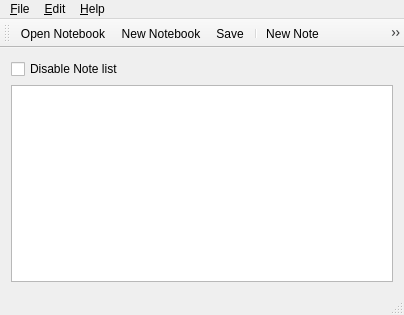
<?xml version="1.0" encoding="UTF-8"?>
<ui version="4.0">
 <class>MainWindow</class>
 <widget class="QMainWindow" name="MainWindow">
  <property name="geometry">
   <rect>
    <x>0</x>
    <y>0</y>
    <width>400</width>
    <height>315</height>
   </rect>
  </property>
  <property name="windowTitle">
   <string>Toynote</string>
  </property>
  <property name="windowIcon">
   <iconset resource="resources.qrc">
    <normaloff>:/icons/appicon.svg</normaloff>:/icons/appicon.svg</iconset>
  </property>
  <property name="toolButtonStyle">
   <enum>Qt::ToolButtonIconOnly</enum>
  </property>
  <property name="documentMode">
   <bool>false</bool>
  </property>
  <property name="tabShape">
   <enum>QTabWidget::Rounded</enum>
  </property>
  <widget class="QWidget" name="centralWidget">
   <property name="enabled">
    <bool>true</bool>
   </property>
   <layout class="QGridLayout" name="gridLayout">
    <item row="3" column="0">
     <widget class="QTableView" name="notesView">
      <property name="enabled">
       <bool>true</bool>
      </property>
      <property name="minimumSize">
       <size>
        <width>382</width>
        <height>0</height>
       </size>
      </property>
      <property name="mouseTracking">
       <bool>false</bool>
      </property>
      <property name="autoFillBackground">
       <bool>false</bool>
      </property>
      <property name="frameShape">
       <enum>QFrame::StyledPanel</enum>
      </property>
      <property name="frameShadow">
       <enum>QFrame::Sunken</enum>
      </property>
      <property name="lineWidth">
       <number>3</number>
      </property>
      <property name="midLineWidth">
       <number>1</number>
      </property>
      <property name="sizeAdjustPolicy">
       <enum>QAbstractScrollArea::AdjustIgnored</enum>
      </property>
      <property name="dragEnabled">
       <bool>true</bool>
      </property>
      <property name="selectionBehavior">
       <enum>QAbstractItemView::SelectRows</enum>
      </property>
      <property name="gridStyle">
       <enum>Qt::DashLine</enum>
      </property>
     </widget>
    </item>
    <item row="0" column="0" alignment="Qt::AlignLeft|Qt::AlignTop">
     <widget class="QCheckBox" name="checkBox">
      <property name="enabled">
       <bool>true</bool>
      </property>
      <property name="text">
       <string>Disable Note list</string>
      </property>
     </widget>
    </item>
   </layout>
  </widget>
  <widget class="QMenuBar" name="menuBar">
   <property name="geometry">
    <rect>
     <x>0</x>
     <y>0</y>
     <width>400</width>
     <height>23</height>
    </rect>
   </property>
   <widget class="QMenu" name="menuFile">
    <property name="title">
     <string>&amp;File</string>
    </property>
    <addaction name="actionNew_Notebook"/>
    <addaction name="actionOpen_Notebook"/>
    <addaction name="separator"/>
    <addaction name="actionSave"/>
    <addaction name="actionSave_As"/>
    <addaction name="actionSave_As_Text"/>
    <addaction name="separator"/>
    <addaction name="actionCloseNotebook"/>
    <addaction name="separator"/>
    <addaction name="actionExit"/>
   </widget>
   <widget class="QMenu" name="menuHelp">
    <property name="title">
     <string>&amp;Help</string>
    </property>
    <addaction name="actionAbout"/>
    <addaction name="actionAbout_Qt"/>
    <addaction name="separator"/>
    <addaction name="actionVisit_eCourses"/>
    <addaction name="actionLottery"/>
   </widget>
   <widget class="QMenu" name="menuEdit">
    <property name="title">
     <string>&amp;Edit</string>
    </property>
   </widget>
   <addaction name="menuFile"/>
   <addaction name="menuEdit"/>
   <addaction name="menuHelp"/>
  </widget>
  <widget class="QToolBar" name="mainToolBar">
   <property name="allowedAreas">
    <set>Qt::AllToolBarAreas</set>
   </property>
   <property name="orientation">
    <enum>Qt::Horizontal</enum>
   </property>
   <attribute name="toolBarArea">
    <enum>TopToolBarArea</enum>
   </attribute>
   <attribute name="toolBarBreak">
    <bool>false</bool>
   </attribute>
   <addaction name="actionOpen_Notebook"/>
   <addaction name="actionNew_Notebook"/>
   <addaction name="actionSave"/>
   <addaction name="separator"/>
   <addaction name="actionNew_Note"/>
   <addaction name="actionDelete_Notes"/>
  </widget>
  <widget class="QStatusBar" name="statusBar"/>
  <action name="actionNew_Notebook">
   <property name="icon">
    <iconset resource="resources.qrc">
     <normaloff>:/icons/Notebook-new.svg</normaloff>:/icons/Notebook-new.svg</iconset>
   </property>
   <property name="text">
    <string>&amp;New Notebook</string>
   </property>
   <property name="toolTip">
    <string>Create a new notebook</string>
   </property>
   <property name="shortcut">
    <string>Ctrl+N</string>
   </property>
  </action>
  <action name="actionNew_Note">
   <property name="enabled">
    <bool>true</bool>
   </property>
   <property name="icon">
    <iconset resource="resources.qrc">
     <normaloff>:/icons/Note-add.svg</normaloff>:/icons/Note-add.svg</iconset>
   </property>
   <property name="text">
    <string>New Note</string>
   </property>
   <property name="toolTip">
    <string>Add a new note</string>
   </property>
   <property name="shortcut">
    <string>Ins</string>
   </property>
  </action>
  <action name="actionDelete_Notes">
   <property name="icon">
    <iconset resource="resources.qrc">
     <normaloff>:/icons/Note-remove.svg</normaloff>:/icons/Note-remove.svg</iconset>
   </property>
   <property name="text">
    <string>Delete Notes</string>
   </property>
   <property name="toolTip">
    <string>Delete the selected note(s)</string>
   </property>
   <property name="shortcut">
    <string>Del</string>
   </property>
  </action>
  <action name="actionAbout">
   <property name="icon">
    <iconset resource="resources.qrc">
     <normaloff>:/icons/about.svg</normaloff>:/icons/about.svg</iconset>
   </property>
   <property name="text">
    <string>&amp;About Toynote</string>
   </property>
   <property name="shortcut">
    <string>F1</string>
   </property>
  </action>
  <action name="actionSave">
   <property name="icon">
    <iconset resource="resources.qrc">
     <normaloff>:/icons/Notebook-save.svg</normaloff>:/icons/Notebook-save.svg</iconset>
   </property>
   <property name="text">
    <string>&amp;Save</string>
   </property>
   <property name="toolTip">
    <string>Save the notebook</string>
   </property>
   <property name="shortcut">
    <string>Ctrl+S</string>
   </property>
  </action>
  <action name="actionOpen_Notebook">
   <property name="icon">
    <iconset resource="resources.qrc">
     <normaloff>:/icons/Notebook-open.svg</normaloff>:/icons/Notebook-open.svg</iconset>
   </property>
   <property name="text">
    <string>&amp;Open Notebook</string>
   </property>
   <property name="toolTip">
    <string>Open a notebook</string>
   </property>
   <property name="shortcut">
    <string>Ctrl+O</string>
   </property>
  </action>
  <action name="actionCloseNotebook">
   <property name="text">
    <string>&amp;Close</string>
   </property>
   <property name="toolTip">
    <string>Close the notebook</string>
   </property>
   <property name="shortcut">
    <string>Ctrl+C</string>
   </property>
  </action>
  <action name="actionSave_As">
   <property name="icon">
    <iconset resource="resources.qrc">
     <normaloff>:/icons/Notebook-save-as.svg</normaloff>:/icons/Notebook-save-as.svg</iconset>
   </property>
   <property name="text">
    <string>Sa&amp;ve As</string>
   </property>
   <property name="toolTip">
    <string>Save the notebook to a chosen file</string>
   </property>
   <property name="shortcut">
    <string>Ctrl+Shift+S</string>
   </property>
  </action>
  <action name="actionSave_As_Text">
   <property name="icon">
    <iconset resource="resources.qrc">
     <normaloff>:/icons/Notebook-save-as.svg</normaloff>:/icons/Notebook-save-as.svg</iconset>
   </property>
   <property name="text">
    <string>Save As &amp;Text</string>
   </property>
   <property name="toolTip">
    <string>Save the notebook as text</string>
   </property>
   <property name="shortcut">
    <string>Ctrl+Alt+S</string>
   </property>
  </action>
  <action name="actionVisit_eCourses">
   <property name="icon">
    <iconset resource="resources.qrc">
     <normaloff>:/icons/web.svg</normaloff>:/icons/web.svg</iconset>
   </property>
   <property name="text">
    <string>&amp;Visit eCourses</string>
   </property>
   <property name="toolTip">
    <string>Open the eCourses web page</string>
   </property>
   <property name="shortcut">
    <string>Ctrl+E</string>
   </property>
  </action>
  <action name="actionExit">
   <property name="icon">
    <iconset resource="resources.qrc">
     <normaloff>:/icons/exit.svg</normaloff>:/icons/exit.svg</iconset>
   </property>
   <property name="text">
    <string>&amp;Exit</string>
   </property>
   <property name="shortcut">
    <string>Ctrl+Q</string>
   </property>
  </action>
  <action name="actionLottery">
   <property name="icon">
    <iconset resource="resources.qrc">
     <normaloff>:/icons/lottery.svg</normaloff>:/icons/lottery.svg</iconset>
   </property>
   <property name="text">
    <string>&amp;Lottery</string>
   </property>
   <property name="shortcut">
    <string>Ctrl+L</string>
   </property>
  </action>
  <action name="actionAbout_Qt">
   <property name="icon">
    <iconset resource="resources.qrc">
     <normaloff>:/icons/qt.svg</normaloff>:/icons/qt.svg</iconset>
   </property>
   <property name="text">
    <string>About &amp;Qt</string>
   </property>
  </action>
 </widget>
 <layoutdefault spacing="6" margin="11"/>
 <resources>
  <include location="resources.qrc"/>
 </resources>
 <connections>
  <connection>
   <sender>actionSave</sender>
   <signal>triggered()</signal>
   <receiver>MainWindow</receiver>
   <slot>saveNotebook()</slot>
   <hints>
    <hint type="sourcelabel">
     <x>-1</x>
     <y>-1</y>
    </hint>
    <hint type="destinationlabel">
     <x>199</x>
     <y>149</y>
    </hint>
   </hints>
  </connection>
  <connection>
   <sender>actionOpen_Notebook</sender>
   <signal>triggered()</signal>
   <receiver>MainWindow</receiver>
   <slot>openNotebook()</slot>
   <hints>
    <hint type="sourcelabel">
     <x>-1</x>
     <y>-1</y>
    </hint>
    <hint type="destinationlabel">
     <x>199</x>
     <y>149</y>
    </hint>
   </hints>
  </connection>
  <connection>
   <sender>actionCloseNotebook</sender>
   <signal>triggered()</signal>
   <receiver>MainWindow</receiver>
   <slot>closeNotebook()</slot>
   <hints>
    <hint type="sourcelabel">
     <x>-1</x>
     <y>-1</y>
    </hint>
    <hint type="destinationlabel">
     <x>199</x>
     <y>149</y>
    </hint>
   </hints>
  </connection>
  <connection>
   <sender>actionNew_Notebook</sender>
   <signal>triggered()</signal>
   <receiver>MainWindow</receiver>
   <slot>newNotebook()</slot>
   <hints>
    <hint type="sourcelabel">
     <x>-1</x>
     <y>-1</y>
    </hint>
    <hint type="destinationlabel">
     <x>199</x>
     <y>149</y>
    </hint>
   </hints>
  </connection>
  <connection>
   <sender>actionSave_As</sender>
   <signal>triggered()</signal>
   <receiver>MainWindow</receiver>
   <slot>saveNotebookAs()</slot>
   <hints>
    <hint type="sourcelabel">
     <x>-1</x>
     <y>-1</y>
    </hint>
    <hint type="destinationlabel">
     <x>199</x>
     <y>149</y>
    </hint>
   </hints>
  </connection>
  <connection>
   <sender>actionNew_Note</sender>
   <signal>triggered()</signal>
   <receiver>MainWindow</receiver>
   <slot>newNote()</slot>
   <hints>
    <hint type="sourcelabel">
     <x>-1</x>
     <y>-1</y>
    </hint>
    <hint type="destinationlabel">
     <x>199</x>
     <y>149</y>
    </hint>
   </hints>
  </connection>
  <connection>
   <sender>actionDelete_Notes</sender>
   <signal>triggered()</signal>
   <receiver>MainWindow</receiver>
   <slot>deleteNotes()</slot>
   <hints>
    <hint type="sourcelabel">
     <x>-1</x>
     <y>-1</y>
    </hint>
    <hint type="destinationlabel">
     <x>199</x>
     <y>149</y>
    </hint>
   </hints>
  </connection>
  <connection>
   <sender>actionVisit_eCourses</sender>
   <signal>triggered()</signal>
   <receiver>MainWindow</receiver>
   <slot>toCourses()</slot>
   <hints>
    <hint type="sourcelabel">
     <x>-1</x>
     <y>-1</y>
    </hint>
    <hint type="destinationlabel">
     <x>204</x>
     <y>152</y>
    </hint>
   </hints>
  </connection>
  <connection>
   <sender>actionExit</sender>
   <signal>triggered()</signal>
   <receiver>MainWindow</receiver>
   <slot>exit()</slot>
   <hints>
    <hint type="sourcelabel">
     <x>-1</x>
     <y>-1</y>
    </hint>
    <hint type="destinationlabel">
     <x>204</x>
     <y>152</y>
    </hint>
   </hints>
  </connection>
  <connection>
   <sender>actionLottery</sender>
   <signal>triggered()</signal>
   <receiver>MainWindow</receiver>
   <slot>startLottery()</slot>
   <hints>
    <hint type="sourcelabel">
     <x>-1</x>
     <y>-1</y>
    </hint>
    <hint type="destinationlabel">
     <x>204</x>
     <y>152</y>
    </hint>
   </hints>
  </connection>
  <connection>
   <sender>actionSave_As_Text</sender>
   <signal>triggered()</signal>
   <receiver>MainWindow</receiver>
   <slot>saveNotebookAsText()</slot>
   <hints>
    <hint type="sourcelabel">
     <x>-1</x>
     <y>-1</y>
    </hint>
    <hint type="destinationlabel">
     <x>204</x>
     <y>152</y>
    </hint>
   </hints>
  </connection>
  <connection>
   <sender>notesView</sender>
   <signal>activated(QModelIndex)</signal>
   <receiver>MainWindow</receiver>
   <slot>editNote(QModelIndex)</slot>
   <hints>
    <hint type="sourcelabel">
     <x>204</x>
     <y>171</y>
    </hint>
    <hint type="destinationlabel">
     <x>204</x>
     <y>152</y>
    </hint>
   </hints>
  </connection>
  <connection>
   <sender>checkBox</sender>
   <signal>clicked(bool)</signal>
   <receiver>MainWindow</receiver>
   <slot>disableNoteList(bool)</slot>
   <hints>
    <hint type="sourcelabel">
     <x>133</x>
     <y>75</y>
    </hint>
    <hint type="destinationlabel">
     <x>399</x>
     <y>90</y>
    </hint>
   </hints>
  </connection>
  <connection>
   <sender>actionAbout</sender>
   <signal>triggered()</signal>
   <receiver>MainWindow</receiver>
   <slot>displayAbout()</slot>
   <hints>
    <hint type="sourcelabel">
     <x>-1</x>
     <y>-1</y>
    </hint>
    <hint type="destinationlabel">
     <x>199</x>
     <y>149</y>
    </hint>
   </hints>
  </connection>
  <connection>
   <sender>actionAbout_Qt</sender>
   <signal>triggered()</signal>
   <receiver>MainWindow</receiver>
   <slot>aboutqt()</slot>
   <hints>
    <hint type="sourcelabel">
     <x>-1</x>
     <y>-1</y>
    </hint>
    <hint type="destinationlabel">
     <x>204</x>
     <y>152</y>
    </hint>
   </hints>
  </connection>
 </connections>
 <slots>
  <slot>displayAbout()</slot>
  <slot>saveNotebook()</slot>
  <slot>openNotebook()</slot>
  <slot>newNotebook()</slot>
  <slot>closeNotebook()</slot>
  <slot>saveNotebookAsText()</slot>
  <slot>newNote()</slot>
  <slot>deleteNotes()</slot>
  <slot>toCourses()</slot>
  <slot>exit()</slot>
  <slot>startLottery()</slot>
  <slot>saveNotebookAs()</slot>
  <slot>editNote(QModelIndex)</slot>
  <slot>disableNoteList(bool)</slot>
  <slot>aboutqt()</slot>
 </slots>
</ui>
